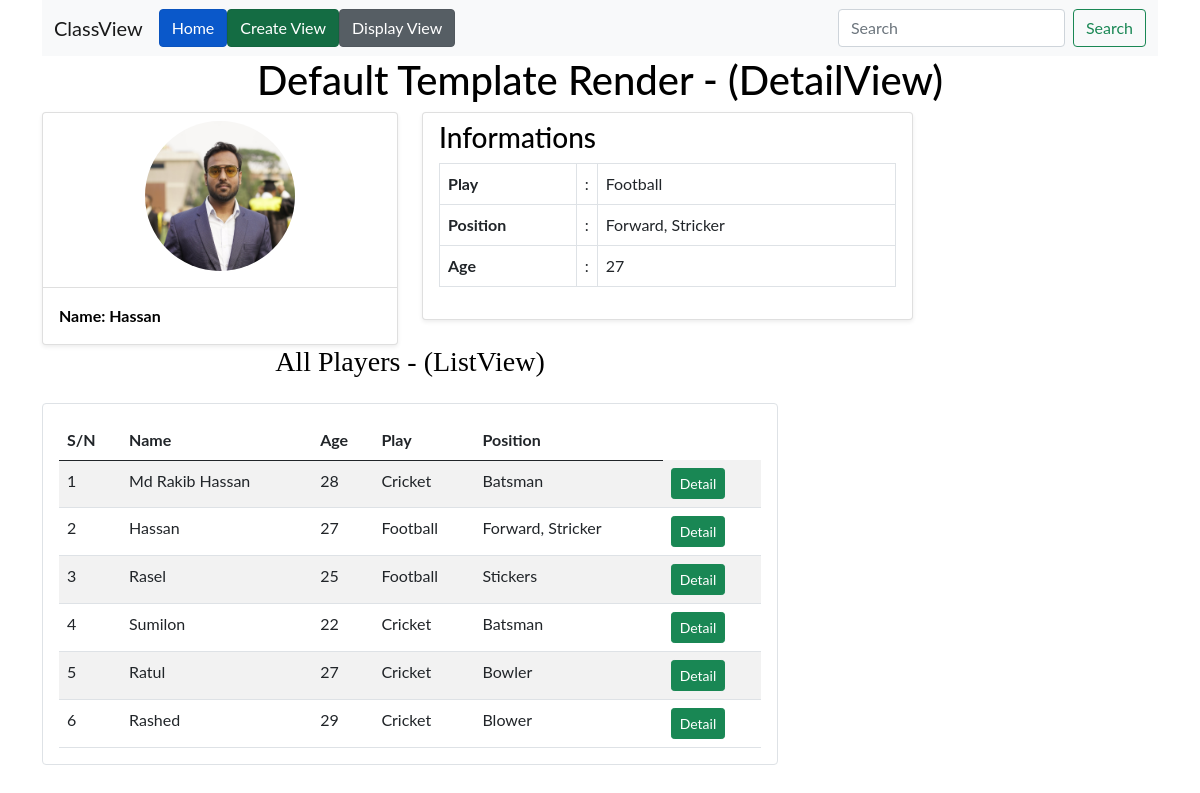
The app's page /gen/gen_2/7/hassan/ with its own data.
### Generic/models.py (models this page shows, shortened)
class Player(models.Model):
    name = models.CharField(max_length=25)
    pic = models.ImageField(upload_to="Profile", null=True, blank=True)
    age = models.IntegerField(default=18)
    play = models.CharField(max_length=30)
    position = models.CharField(max_length=30)
    slug = AutoSlugField(default=None, null=True, blank=True, unique=True, populate_from='name',editable=False)
    def admin_photo(self):
        return mark_safe('<img src="{}" width="60" style="border-radius: 100%;" />'.format(self.pic.url))
    admin_photo.short_descreption = 'pic'
    admin_photo.allow_tags = True

### Generic/views.py (the view)
# urls.py: path('gen_2/<int:pk>/<str:slug>/', gen_2.as_view(), name="gen_2"), ## pk and slug কে একসাথে recive করার নিয়ম
class gen_2(DetailView):
    model = Player
    query_pk_and_slug = True
    def get_context_data(self, *args, **kwargs):
        data = super().get_context_data(**kwargs)
        data['all_player'] = self.model.objects.all()
        return data

### Generic/templates/Generic/player_detail.html (shortened to what this page needs)
{% extends "generic.html" %}
{% load static %}
{% block body %}
<div class="container">
    <h1 class="text-center">Default Template Render - (DetailView)</h1>
    <div class="row">
        <div class="col-lg-4">
            <div class="card shadow-sm">
                <div class="card-header bg-transparent text-center">
                    {% if player.pic %}
                        <img class="profile_img" src="{{ player.pic.url }}" style="border-radius: 100%; width: 150px; height: 150px;">
                    {% else %}
                    <img class="profile_img" src="{% static 'img/default_pic.jpg' %}" style="border-radius: 100%; width: 150px; height: 150px;">
                    {% endif %}
                </div>
                <div class="card-body">
                    <p class="mb-0"><strong class="pr-1">Name: {{player.name}}</strong></p>
                </div>
            </div>
        </div>
        <div class="col-lg-8">
            <div class="col-lg-8">
                <div class="card shadow-sm">
                    <div class="card-header bg-transparent border-0">
                        <h3 class="mb-0">Informations</h3>
                    </div>
                    <div class="card-body pt-0">
                        <table class="table table-bordered">
                            <tr>
                                <th width="30%">Play</th>
                                <td width="2%">:</td>
                                <td>{{player.play}}</td>
                            </tr>
                            <tr>
                                <th width="30%">Position</th>
                                <td width="2%">:</td>
                                <td>{{player.position}}</td>
                            </tr>
                            <tr>
                                <th width="30%">Age</th>
                                <td width="2%">:</td>
                                <td>{{player.age}}</td>
                            </tr>
                        </table>
                    </div>
                </div>
            </div>
        </div>
    </div>
    <div class="row">
        <div class="col-lg-8 col-md-12 col-sm-12">
            <h1 class="text-center mb-4 fs-3 fw-light" style="font-family: poppins;">All Players - (ListView)</h1>
            <div class="card shadow-2-strong border" style="background-color: #ffffff;">
                <div class="card-body">
                    <div class="table-responsive">
                        <table class="table table-striped mb-0">
                            <thead>
                            <tr>
                                <th scope="col">S/N</th>
                                <th scope="col">Name</th>
                                <th scope="col">Age</th>
                                <th scope="col">Play</th>
                                <th scope="col">Position</th>
                            </tr>
                            </thead>
                            <tbody id="tbody">
                            {% for p in all_player %}
                            <tr>
                                <td>{{forloop.counter}}</td>
                                <td id="s_name">{{p.name}}</td>
                                <td id="s_email">{{p.age}}</td>
                                <td id="s_subject">{{p.play}}</td>
                                <td id="s_subject">{{p.position}}</td>
                                <td>
                                    <a class="btn btn-success btn-sm" href="{% url 'gen_2' p.id p.slug %}">Detail</a>
                                </td>
                            </tr>
                            {% endfor %}
                            </tbody>
                        </table>
                    </div>
                </div>
            </div>
        </div>
    </div>
</div>
{% endblock body %}

### Generic/templates/generic.html (shortened to what this page needs)
{% extends "home.html" %}
{% load static %}
{% block Nave %}
    <div class="container">
        <nav class="navbar navbar-expand-lg navbar-light bg-light">
            <div class="container-fluid">
              <a class="navbar-brand" href="{% url 'home' %}">ClassView</a>
              <div class="collapse navbar-collapse" id="navbarSupportedContent">
                <ul class="navbar-nav me-auto mb-2 mb-lg-0">
                  <li class="nav-item">
                    <a class="btn btn-primary active" aria-current="page" href="{% url 'home' %}">Home</a>
                  </li>
                  <li class="nav-item">
                    <a class="btn btn-success active" aria-current="page" href="{% url 'InsertPlayer' %}">Create View</a>
                  </li>
                  <li class="nav-item">
                    <a class="btn btn-secondary active" aria-current="page" href="{% url 'gen_1' %}">Display View</a>
                  </li>
                </ul>
                <form class="d-flex">
                  <input class="form-control me-2" type="search" placeholder="Search" aria-label="Search">
                  <button class="btn btn-outline-success" type="submit">Search</button>
                </form>
              </div>
            </div>
          </nav>
    </div>
{%  endblock Nave %}

### templates/home.html (shortened to what this page needs)
<!DOCTYPE html>
{% load static %}
<html lang="en">
<head>
    <link href="https://cdn.jsdelivr.net/npm/bootstrap@5.0.2/dist/css/bootstrap.min.css" rel="stylesheet">
</head>
<body>
  {% block Nave %}{%  endblock Nave %}
    {% block body %}{% endblock body %}
</body>
</html>

### Generic/templates/Generic/player_detail.html (style rules this page uses)
body { padding: 0; margin: 0; font-family: 'Lato', sans-serif; color: #000; }

### records on screen
Player: pic (picture), name "Hassan", play "Football", position "Forward, Stricker", age "27"
Player: name "Md Rakib Hassan", age "28", play "Cricket", position "Batsman"
Player: name "Rasel", age "25", play "Football", position "Stickers"
Player: name "Sumilon", age "22", play "Cricket", position "Batsman"
Player: name "Ratul", age "27", play "Cricket", position "Bowler"
Player: name "Rashed", age "29", play "Cricket", position "Blower"
